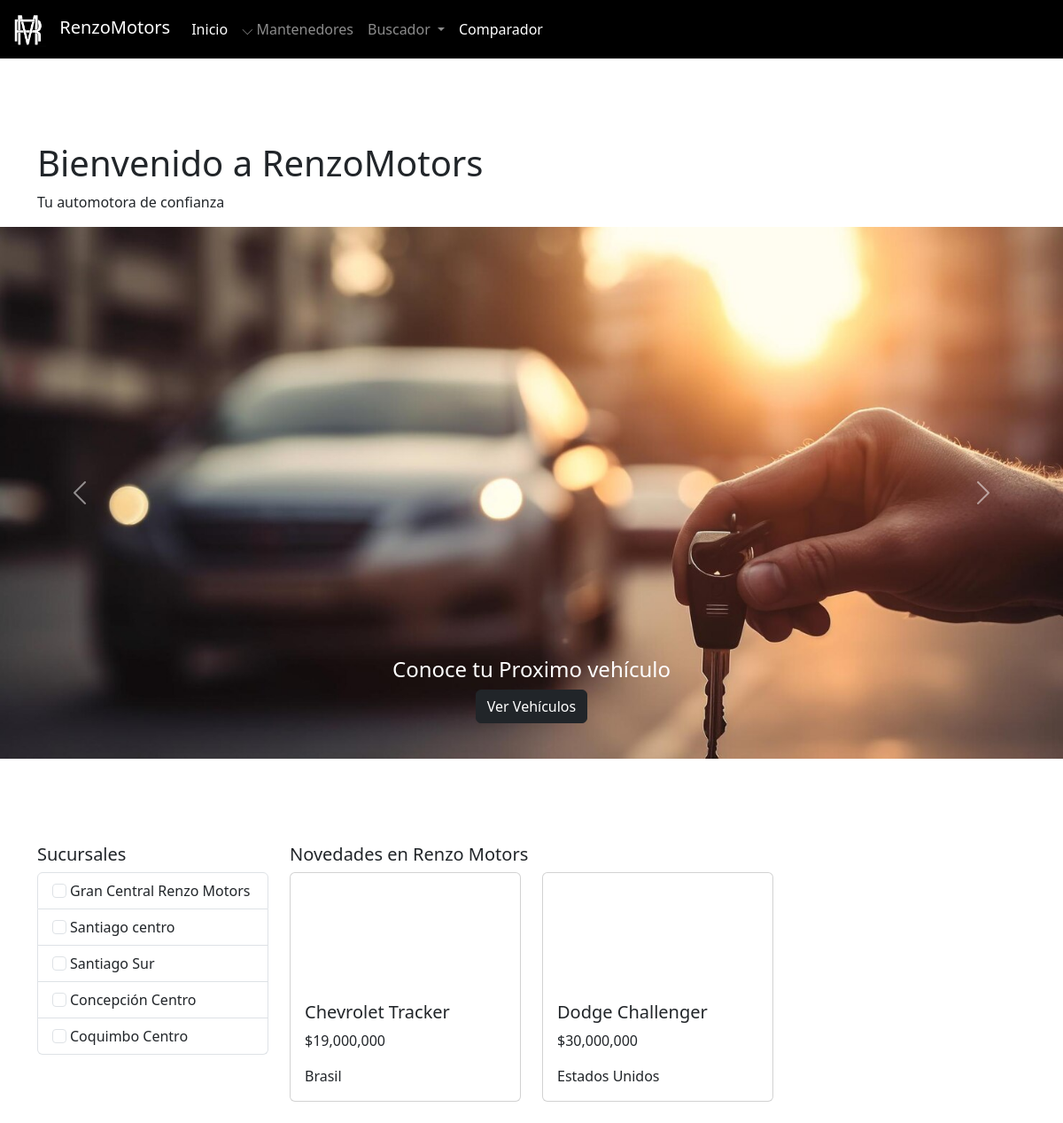
The app's page /admin/indexadmin.php with its own data.
### tables this page shows
CREATE TABLE `sucursal` (
  `id_sucursal` int(11) NOT NULL,
  `nombre_sucursal` varchar(100) NOT NULL,
  `encargado_sucursal` varchar(100) NOT NULL,
  `direccion_sucursal` varchar(100) NOT NULL
);

CREATE TABLE `fotos_vehiculo` (
  `id_foto_vehiculo` int(11) NOT NULL,
  `ruta_foto` varchar(255) NOT NULL,
  `id_vehiculo` int(11) NOT NULL
);

CREATE TABLE `vehiculo` (
  `id_vehiculo` int(11) NOT NULL,
  `nombre_modelo` varchar(100) NOT NULL,
  `precio_modelo` int(11) NOT NULL,
  `estado_vehiculo` enum('usado','nuevo') NOT NULL,
  `descripcion_vehiculo` text NOT NULL,
  `cantidad_vehiculo` int(11) NOT NULL,
  `cantidad_puertas` enum('2','4') NOT NULL,
  `caballos_fuerza` int(11) NOT NULL,
  `documento_tecnico` varchar(100) DEFAULT NULL,
  `kilometraje` int(11) NOT NULL DEFAULT 0,
  `id_marca` int(11) NOT NULL,
  `id_anio` int(11) NOT NULL,
  `id_tipo_combustible` int(11) NOT NULL,
  `id_pais` int(11) NOT NULL,
  `id_transmision` int(11) NOT NULL,
  `id_tipo_vehiculo` int(11) NOT NULL,
  `id_tipo_rueda` int(11) NOT NULL
);

CREATE TABLE `pais` (
  `id_pais` int(11) NOT NULL,
  `nombre_pais` varchar(100) NOT NULL
);

### admin/indexadmin.php (the view, shortened to what this page needs)
<?php
include 'navbaradmin.php';
include '../config/conexion.php';
$query_sucursales = "SELECT id_sucursal, nombre_sucursal FROM sucursal";
$resultado_sucursales = mysqli_query($conexion, $query_sucursales);
$query_vehiculos = "SELECT v.id_vehiculo, v.nombre_modelo, v.precio_modelo, p.nombre_pais
                    FROM vehiculo v
                    JOIN pais p ON v.id_pais = p.id_pais";
$resultado_vehiculos = mysqli_query($conexion, $query_vehiculos);
?>
<!DOCTYPE html>
<html lang="es">
<head>
    <link href="https://cdn.jsdelivr.net/npm/bootstrap@5.3.0-alpha3/dist/css/bootstrap.min.css" rel="stylesheet">
</head>
<body class="pt-5 mt-3">
<body>
    <?php
    include('admin/navbaradmin.php');
    ?>
    <div class="container mt-5 pt-5">
        <h1>Bienvenido a RenzoMotors</h1>
        <p>Tu automotora de confianza</p>
    </div>
    <div id="mainCarousel" class="carousel slide" data-bs-ride="carousel">
        <div class="carousel-inner">
            <div class="carousel-item active">
                <img src="../src/images/banner1.jpg" class="d-block w-100" alt="Ver Vehículos">
                <div class="carousel-caption d-none d-md-block ">
                    <H4>Conoce tu Proximo vehículo</H4>
                    <a href="../pages/buscador_vehiculo.php" class="btn btn-dark">Ver Vehículos</a>
                </div>
            </div>
        </div>
        <button class="carousel-control-prev" type="button" data-bs-target="#mainCarousel" data-bs-slide="prev">
            <span class="carousel-control-prev-icon" aria-hidden="true"></span>
        </button>
        <button class="carousel-control-next" type="button" data-bs-target="#mainCarousel" data-bs-slide="next">
            <span class="carousel-control-next-icon" aria-hidden="true"></span>
        </button>
    </div>
<div class="container mt-5 pt-5">
    <div class="row">
        <div class="col-md-3">
            <h5>Sucursales</h5>
            <div class="list-group">
                <?php
                if ($resultado_sucursales->num_rows > 0) {
                    while($row = $resultado_sucursales->fetch_assoc()) {
                        echo '<label class="list-group-item">';
                        echo '<input class="form-check-input me-1" type="checkbox" value="">';
                        echo $row['nombre_sucursal'];
                        echo '</label>';
                    }
                } else {
                    echo "No se encontraron sucursales.";
                }
                ?>
            </div>
        </div>
        <div class="col-md-9">
            <h5>Novedades en Renzo Motors</h5>
            <div class="row">
                <?php
                if ($resultado_vehiculos->num_rows > 0) {
                    while($vehiculo = $resultado_vehiculos->fetch_assoc()) {
                        $id_vehiculo = $vehiculo['id_vehiculo'];
                        $query_fotos = "SELECT ruta_foto FROM fotos_vehiculo WHERE id_vehiculo = $id_vehiculo";
                        $resultado_fotos = mysqli_query($conexion, $query_fotos);
                        echo '<div class="col-md-4 mb-4">';
                        echo '<div class="card h-100">';
                        if (mysqli_num_rows($resultado_fotos) > 0) {
                            echo '<div id="carousel' . $id_vehiculo . '" class="carousel slide h-100" data-bs-ride="carousel">';
                            echo '<div class="carousel-inner h-100">';
                            $active_class = 'active';
                            while ($foto = mysqli_fetch_assoc($resultado_fotos)) {
                                $ruta_foto = 'mantenedores/vehiculo/' . $foto['ruta_foto'];
                                echo '<div class="carousel-item ' . $active_class . ' h-100">';
                                echo "<img src='{$ruta_foto}' class='d-block w-100 h-100 object-fit-cover' alt='Foto del vehículo'>";
                                echo '</div>';
                                $active_class = '';
                            }
                            echo '</div>';
                            echo '<button class="carousel-control-prev" type="button" data-bs-target="#carousel' . $id_vehiculo . '" data-bs-slide="prev">';
                            echo '<span class="carousel-control-prev-icon" aria-hidden="true"></span>';
                            echo '</button>';
                            echo '<button class="carousel-control-next" type="button" data-bs-target="#carousel' . $id_vehiculo . '" data-bs-slide="next">';
                            echo '<span class="carousel-control-next-icon" aria-hidden="true"></span>';
                            echo '</button>';
                            echo '</div>';
                        } else {
                            echo '<img src="car_placeholder.png" class="card-img-top" alt="Vehículo">';
                        }
                        echo '<div class="card-body">';
                        echo '<h5 class="card-title">' . $vehiculo['nombre_modelo'] . '</h5>';
                        echo '<p class="card-text">$' . number_format($vehiculo['precio_modelo']) . '</p>';
                        echo '<p class="card-text">' . $vehiculo['nombre_pais'] . '</p>';
                        echo '</div>';
                        echo '</div></div>';
                    }
                } else {
                    echo "No se encontraron vehículos.";
                }
                ?>
            </div>
        </div>
    </div>
</div>
</body>
</html>

### admin/indexadmin.php (style rules this page uses)
.carousel-item img { width: 100%; height: 600px; object-fit: cover; }

### records on screen
sucursal: nombre_sucursal "Gran Central Renzo Motors"
sucursal: nombre_sucursal "Santiago centro"
sucursal: nombre_sucursal "Santiago Sur"
sucursal: nombre_sucursal "Concepción Centro"
sucursal: nombre_sucursal "Coquimbo Centro"
vehiculo: nombre_modelo "Chevrolet Tracker", precio_modelo "19,000,000", id_pais.nombre_pais "Brasil"
fotos_vehiculo: ruta_foto (picture)
vehiculo: nombre_modelo "Dodge Challenger", precio_modelo "30,000,000", id_pais.nombre_pais "Estados Unidos"
fotos_vehiculo: ruta_foto (picture)
